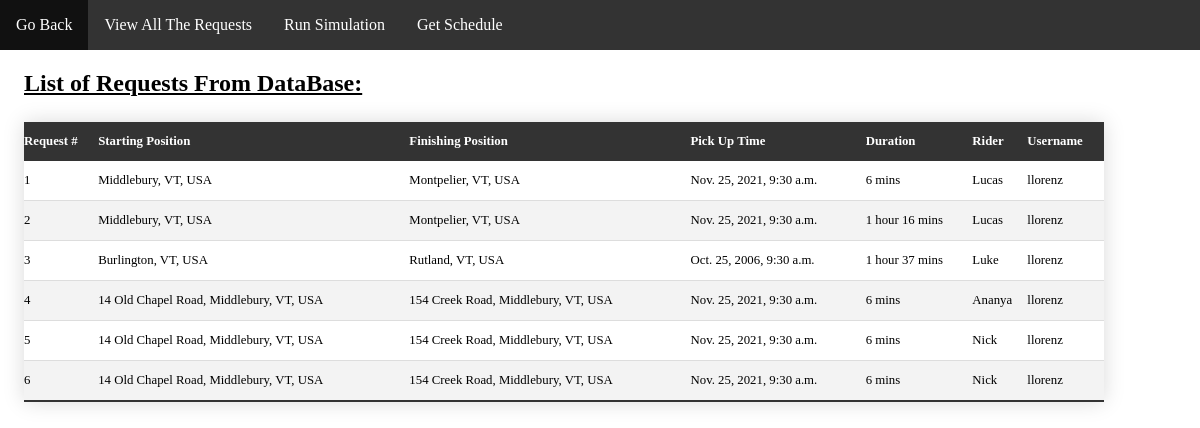
/website/RequestPage.html, run on an earlier commit of the app's database.
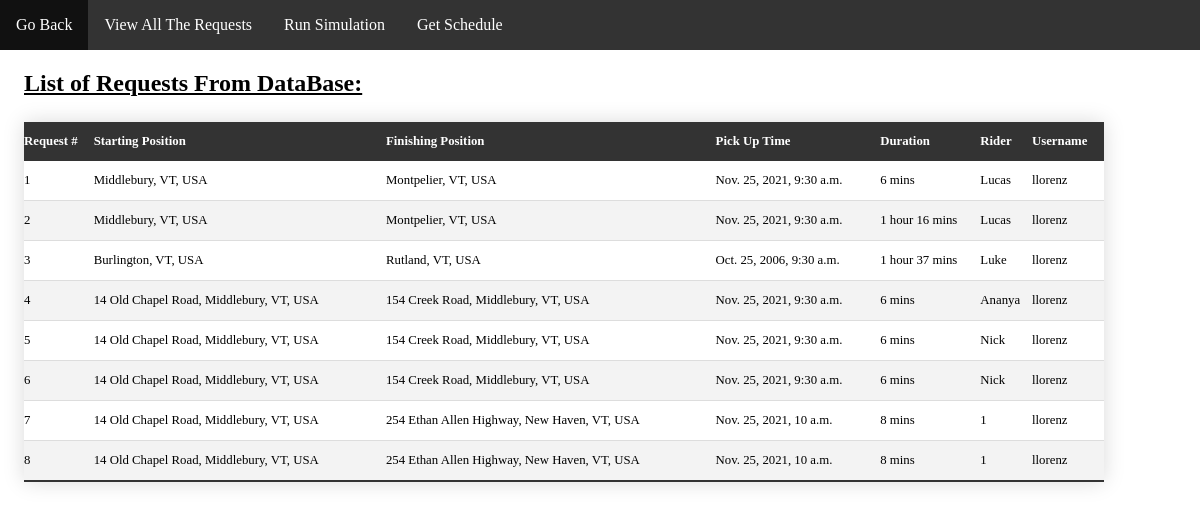
And on a later commit of the database.
### website/models.py (models this page shows)
class Ride(models.Model):
    origin = models.CharField(max_length=100)
    destination = models.CharField(max_length=100)
    rider_name = models.CharField(default="", max_length=64)
    contact_number = models.CharField(default="", max_length=30)
    user_name = models.ForeignKey(User, default=User, on_delete=models.CASCADE)
    time = models.DateTimeField(default=datetime.now,blank=True)
    trip_duration = models.CharField(default="", max_length=30)

### website/views.py (the view)
# urls.py: path("RequestPage.html", views.requestPage, name="requestPage"),
def requestPage(request):
        return render(request, "website/RequestPage.html", {
            "Rides" : Ride.objects.all()
        })

### website/templates/website/RequestPage.html (shortened to what this page needs)
<!DOCTYPE html>
<html>
<head>
    {% load static %}
	<link rel="stylesheet" href="{% static 'DispatcherStyle.css'%}">
</head>
<body>
    <ul>
        <li><a href="DispatcherInterface.html">Go Back</a></li>
        <li><a href="RequestPage.html">View All The Requests</a></li>
        <li><a href="simulation.html">Run Simulation</a></li>
        <li><a href="#Arrange">Get Schedule</a></li>
      </ul>
    <h2>List of Requests From DataBase:</h2>
    <table class = "tableContent" id="table">
        <thead>
            <th>Request #</th>
            <th>Starting Position</th>
            <th>Finishing Position</th>
            <th>Pick Up Time</th>
            <th>Duration</th>
            <th>Rider</th>
            <th>Username</th>
        </thead>
        {% for Ride in Rides %}
    <tr>
        <td></td>
        <td>{{ Ride.origin }}</td>
        <td>{{ Ride.destination }}</td>
        <td>{{ Ride.time }}</td>
        <td>{{ Ride.trip_duration }}</td>
        <td>{{ Ride.rider_name }}</td>
        <td>{{ Ride.user_name }}</td>
    </tr>
    {% endfor %}
    </table>
</body>
</html>

What changed in the data, as far as the page shows it:
added Ride: origin "14 Old Chapel Road, Middlebury, VT, USA", destination "254 Ethan Allen Highway, New Haven, VT, USA", time "Nov. 25, 2021, 10 a.m.", trip_duration "8 mins", rider_name "1", user_name "llorenz"
added Ride: origin "14 Old Chapel Road, Middlebury, VT, USA", destination "254 Ethan Allen Highway, New Haven, VT, USA", time "Nov. 25, 2021, 10 a.m.", trip_duration "8 mins", rider_name "1", user_name "llorenz"
